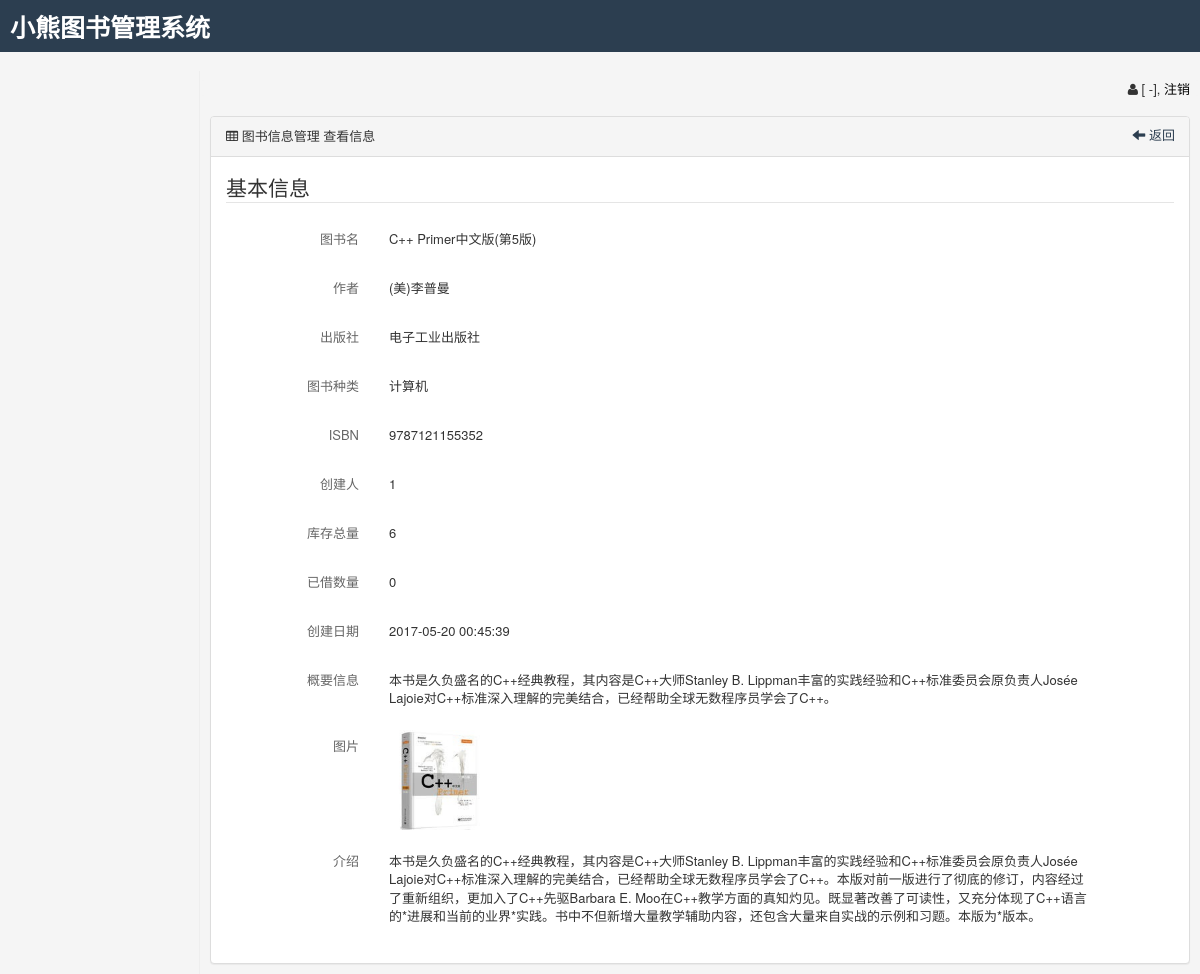
/libsys/adminpanel/bookadmin/readonly/8, run on the app's committed database.
### tables this page shows
CREATE TABLE `t_aci_bookadmin` (
  `book_name` varchar(250) DEFAULT NULL COMMENT '图书名',
  `book_author` varchar(250) DEFAULT NULL COMMENT '作者',
  `book_publishing` varchar(250) DEFAULT NULL COMMENT '出版社',
  `book_class` varchar(250) DEFAULT NULL COMMENT '图书种类',
  `book_no` varchar(250) DEFAULT NULL COMMENT 'ISBN',
  `create_user` varchar(50) DEFAULT NULL COMMENT '创建人',
  `book_total` int(11) DEFAULT '0' COMMENT '库存总量',
  `book_borrowed` int(11) DEFAULT '0' COMMENT '已借数量',
  `create_date` varchar(50) DEFAULT NULL COMMENT '创建日期',
  `abstract` text COMMENT '概要信息',
  `picture_show` varchar(250) DEFAULT NULL COMMENT '图片',
  `description` text COMMENT '介绍',
  `bookadmin_id` int(11) unsigned NOT NULL AUTO_INCREMENT,
  PRIMARY KEY (`bookadmin_id`)
);

### libsys/application/core/MY_Controller.php (called while the page is built, shortened)
<?php
class Member_Controller extends Front_Controller {
    protected function nav_menu($parent_id, $with_self = 0, $show_where = 0) {
        $array = array();
        return $array;
    }
}
class Admin_Controller extends Member_Controller {
    protected function view($view_file, $sub_page_data = NULL, $cache = false) {
        $view_file = $this->page_data['folder_name'] . DIRECTORY_SEPARATOR . $this->page_data['controller_name'] . DIRECTORY_SEPARATOR . $view_file;
        $page_data['current_member_id'] = $this->user_id;
        $page_data['current_member_groupid'] = $this->group_id;
        $menu_data = $this->nav_menu(0, 0, 1);
        $page_data['sub_menu_data'] = NULL;
        $page_data['current_pos'] = "";
        $menu_id = 0;
        $third_menu_id = 0;
        $page_data['menu_data'] = $sub_page_data['menu_data'] = $menu_data;
        $page_data['current_pos'] = $this->current_pos($menu_id);
        $page_data['third_menu_id'] = $third_menu_id;
        $page_data['sub_page'] = $this->load->view(reduce_double_slashes($view_file), $sub_page_data, true);
        $this->load->view('adminpanel/header', $page_data);
        $this->load->view('adminpanel/index', $page_data);
        $this->load->view('adminpanel/footer', $page_data);
    }
}

### libsys/application/controllers/adminpanel/Bookadmin.php (called while the page is built, shortened)
<?php
class Bookadmin extends Admin_Controller {
    function _process_datacorce_value($v, $is_edit_model = false) {
        return $v;
    }
    function readonly($id = 0) {
        $id = intval($id);
        $data_info = $this->bookadmin_model->get_one(array('bookadmin_id' => $id));
        $data_info = $this->_process_datacorce_value($data_info);
        $this->view('readonly', array('require_js' => true, 'data_info' => $data_info));
    }
}
?>

### libsys/index.php (called while the page is built, shortened)
<?php
require_once BASEPATH.'core/CodeIgniter.php';

### libsys/application/core/MY_Model.php (called while the page is built, shortened)
<?php
class Base_Model extends MY_Model {
    protected $table_name = '';
    public $db_tablepre = 't_sys_';
    function __construct() {
        $this->table_name = $this->db_tablepre . $this->table_name;
    }
    final public function select($where = '', $data = '*', $limit = '', $order = '', $group = '', $key = '') {
        $data = str_replace("，", ",", $data);
        $this->db->select($data);
        if (!empty($limit)) {
            $limit_arr = explode(",", $limit);
            if (count($limit_arr) == 1)
                $this->db->limit($limit);
            else
                $this->db->limit($limit_arr[1], $limit_arr[0]);
        }
        $this->db->from($this->table_name);
        $datalist = array();
        $Q = $this->db->get();
        if ($Q->num_rows() > 0) {
            foreach ($Q->result_array() as $rs) {
                if ($key) {
                    $datalist[$rs[$key]] = $rs;
                } else {
                    $datalist[] = $rs;
                }
            }
        }
        return $datalist;
    }
    final public function get_one($where = '', $data = '*', $order = '', $group = '') {
        $datainfo = $this->select($where, $data, '1', $order, $group);
        if (count($datainfo) > 0)
            $datainfo = $datainfo[0];
        return $datainfo;
    }
}

### libsys/application/models/Bookadmin_model.php (called while the page is built, shortened)
<?php
class Bookadmin_model extends Base_Model {
    function __construct()
	{
    	$this->db_tablepre = 't_aci_';
    	$this->table_name = 'bookadmin';
	}
        }
?>

### libsys/application/helpers/global_helper.php (called while the page is built, shortened)
<?php
if (!function_exists('thumb')) {
    if (!function_exists('getcache')) {
        function getcache($cache_name) {
            global $CI;
            if (!isset($CI))
                $CI = & get_instance();
            return $CI->cache->file->get($cache_name);
        }
    }
}

### libsys/application/helpers/member_helper.php (called while the page is built, shortened)
<?php
if (!function_exists('group_name')) {
    function group_name($s) {
        $all_groups = getcache("cache_member_group");
        return isset($all_groups[$s]) ? $all_groups[$s]['role_name'] : "-";
    }
}

### libsys/application/views/adminpanel/bookadmin/readonly.php (the view, shortened to what this page needs)
<div class='panel panel-default '>
    <div class='panel-heading'>
        <i class='fa fa-table'></i> 图书信息管理 查看信息
        <div class='panel-tools'>
            <div class='btn-group'>
                <a class="btn " href="<?php echo base_url('adminpanel/bookadmin') ?>"><span class="glyphicon glyphicon-arrow-left"></span> 返回 </a>
            </div>
        </div>
    </div>
    <div class='panel-body '>
        <div class="form-horizontal"  >
            <fieldset>
                <legend>基本信息</legend>
                <div class="form-group">
                    <label for="book_name" class="col-sm-2 control-label form-control-static">图书名</label>
                    <div class="col-sm-9 form-control-static ">
                        <?php echo isset($data_info['book_name']) ? $data_info['book_name'] : '' ?>
                    </div>
                </div>
                <div class="form-group">
                    <label for="book_author" class="col-sm-2 control-label form-control-static">作者</label>
                    <div class="col-sm-9 form-control-static ">
                        <?php echo isset($data_info['book_author']) ? $data_info['book_author'] : '' ?>
                    </div>
                </div>
                <div class="form-group">
                    <label for="book_publishing" class="col-sm-2 control-label form-control-static">出版社</label>
                    <div class="col-sm-9 form-control-static ">
                        <?php echo isset($data_info['book_publishing']) ? $data_info['book_publishing'] : '' ?>
                    </div>
                </div>
                <div class="form-group">
                    <label for="book_class" class="col-sm-2 control-label form-control-static">图书种类</label>
                    <div class="col-sm-9 form-control-static ">
                        <?php echo isset($data_info['book_class']) ? $data_info['book_class'] : '' ?>
                    </div>
                </div>
                <div class="form-group">
                    <label for="book_no" class="col-sm-2 control-label form-control-static">ISBN</label>
                    <div class="col-sm-9 form-control-static ">
                        <?php echo isset($data_info['book_no']) ? $data_info['book_no'] : '' ?>
                    </div>
                </div>
                <div class="form-group">
                    <label for="create_user" class="col-sm-2 control-label form-control-static">创建人</label>
                    <div class="col-sm-9 form-control-static ">
                        <?php echo isset($data_info['create_user']) ? $data_info['create_user'] : '' ?>
                    </div>
                </div>
                <div class="form-group">
                    <label for="book_total" class="col-sm-2 control-label form-control-static">库存总量</label>
                    <div class="col-sm-9 form-control-static ">
                        <?php echo isset($data_info['book_total']) ? $data_info['book_total'] : '' ?>
                    </div>
                </div>
                <div class="form-group">
                    <label for="book_borrowed" class="col-sm-2 control-label form-control-static">已借数量</label>
                    <div class="col-sm-9 form-control-static ">
                        <?php echo isset($data_info['book_borrowed']) ? $data_info['book_borrowed'] : '' ?>
                    </div>
                </div>
                <div class="form-group">
                    <label for="create_date" class="col-sm-2 control-label form-control-static">创建日期</label>
                    <div class="col-sm-9 form-control-static ">
                        <?php echo isset($data_info['create_date']) ? $data_info['create_date'] : '' ?>
                    </div>
                </div>
                <div class="form-group">
                    <label for="abstract" class="col-sm-2 control-label form-control-static">概要信息</label>
                    <div class="col-sm-9 form-control-static ">
                        <?php echo isset($data_info['abstract']) ? $data_info['abstract'] : '' ?>
                    </div>
                </div>
                <div class="form-group">
                    <label for="picture_show" class="col-sm-2 control-label form-control-static">图片</label>
                    <div class="col-sm-9 ">
                        <img src='<?php echo SITE_URL; ?><?php echo isset($data_info['picture_show']) ? (BOOK_PIC. $data_info['picture_show']) : '' ?>' width="100" />
                    </div>
                </div>
                <div class="form-group">
                    <label for="description" class="col-sm-2 control-label form-control-static">介绍</label>
                    <div class="col-sm-9 form-control-static ">
                        <?php echo isset($data_info['description']) ? $data_info['description'] : '' ?>
                    </div>
                </div>
            </fieldset>
        </div>
    </div>
</div>

### libsys/application/views/adminpanel/index.php (shortened to what this page needs)
<?php if (!isset($hidden_menu)): ?>
    <div class="white-bg">
        <nav class="navbar navbar-default navbar-fixed-top" role="navigation">
            <div class="container-fluid">
                <div class="navbar-header">
                    <a class="navbar-brand" href="#"><?php echo SITE_NAME ?></a>
                </div>
                <div id="navbar" class="navbar-collapse collapse">
                </div>
            </div>
        </nav>
        <div class="container-fluid">
            <div class="row">
                <div class="col-sm-3 col-md-2 sidebar">
                </div>
                <div class="col-sm-9 col-sm-offset-3 col-md-10 col-md-offset-2" style="padding:0px;padding-top: 80px; ">
                    <div class="text-right pull-right" style="padding-right: 10px;"> <i class="fa fa-user"></i> <?php echo $this->user_name ?> [ <?php echo group_name($this->group_id) ?>], <a href="<?php echo base_url('adminpanel/manage/logout') ?>">注销</a></div>
                    <ul class='breadcrumb' id='breadcrumb'>
                    </ul>
                    <div style="padding: 0px 10px">
                        <?php echo $sub_page ?>
                    </div>
                </div>
            </div>
        </div>
    </div>
<?php endif; ?>

### libsys/css/adminpanel/style.css (style rules this page uses)
html, body { height: 100%; }
a { color:black; }
body { background-color: #F5F5F5; font-family: "Helvetica Neue", Helvetica, Microsoft Yahei, Hiragino Sans GB, WenQuanYi Micro Hei, sans-serif; font-size: 13px; }
.navbar-fixed-top { border: 0; }
.sidebar { display: none; }
@media (min-width: 768px) { .sidebar { position: fixed; top: 71px; bottom: 0; left: 0; z-index: 1000; display: block; padding: 20px; overflow-x: hidden; overflow-y: auto; background-color: #F5F5F5; border-right: 1px solid #eee; } }
.mai-table th, .control-label { font-weight: normal; color: #666 }
.navbar-default { background-color: #2C3E50; color: white; border-bottom: 2px solid #2C3E50; }
.navbar-default .navbar-brand { color: white; background-image: none; background-repeat: none; padding-left: 10px; font-family: "Arial","黑体"; font-size: 25px; padding-top: 18px; font-weight: bold; }
.panel-default { margin-bottom: 10px; }
.panel .panel-tools { float: right; margin-top: -4px; margin-right: -8px }
.panel .panel-tools .btn-group { margin-top: -6px }
.panel .panel-tools .btn-group, .panel .panel-tools .label, .panel .panel-tools .badge { float: right; display: inline-block }
.panel .panel-tools .btn { padding: 8px 6px; font-weight: 200; font-size: 1em; color: #2c3e50 }

### data on the page
t_aci_bookadmin: book_borrowed "-", book_name "C++ Primer中文版(第5版)", book_author "(美)李普曼", book_publishing "电子工业出版社", book_class "计算机", book_no "9787121155352", create_user "1", book_total "6", book_borrowed "0", create_date "2017-05-20 00:45:39", abstract "本书是久负盛名的C++经典教程，其内容是C++大师Stanley B. Lippman丰富的实践经验和C++标准委员会原负责人Josée Lajoie对C++标准深入理解的完美结合，已经帮助全球无数程序员学会了C++。", picture_show (picture), description "本书是久负盛名的C++经典教程，其内容是C++大师Stanley B. Lippman丰富的实践经验和C++标准委员会原负责人Josée Lajoie对C++标准深入理解的完美结合，已经帮助全球无数程序员学会了C++。本版对前一版进行了彻底的修订，内容经过了重新组织，更加入了C++先驱Barbara E. Moo在C++教学方面的真知灼见。既显著改善了可读性，又充分体现了C++语言的*进展和当前的业界*实践。书中不但新增大量教学辅助内容，还包含大量来自实战的示例和习题。本版为*版本。"

### other printed values
SITE_NAME "小熊图书管理系统"
